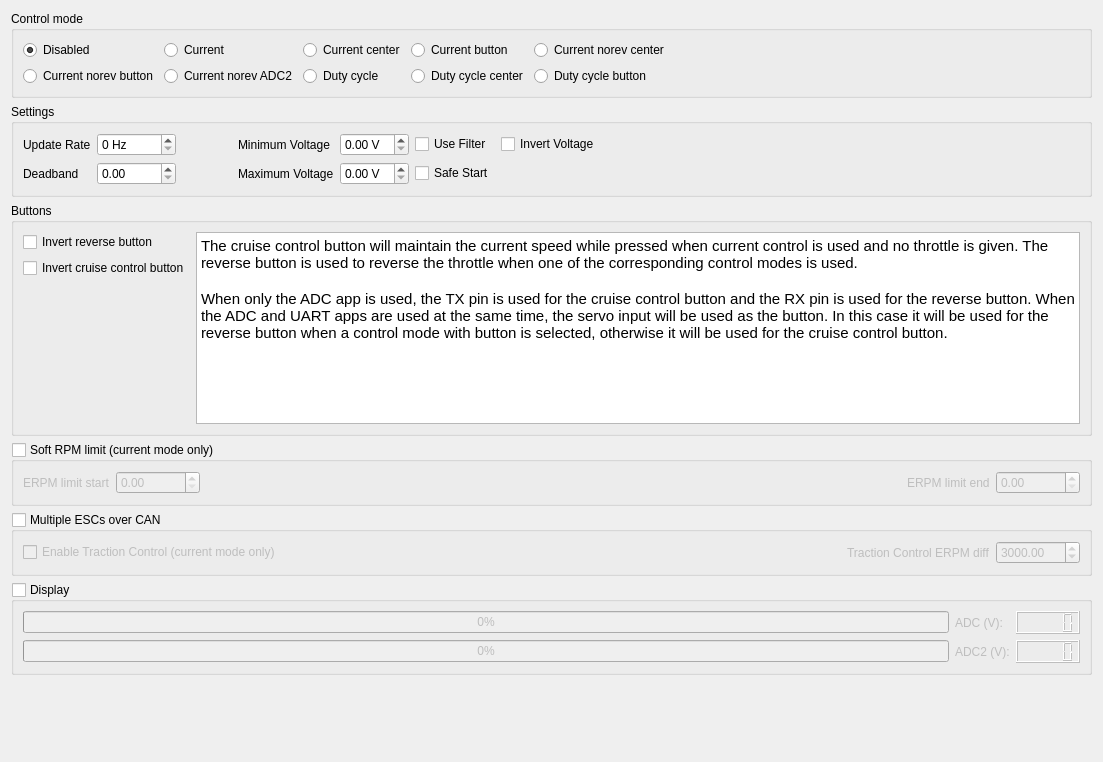
            <widget class="QWidget" name="tab_22">
             <attribute name="title">
              <string>ADC</string>
             </attribute>
             <layout class="QVBoxLayout" name="verticalLayout_16">
              <item>
               <widget class="QGroupBox" name="groupBox_31">
                <property name="title">
                 <string>Control mode</string>
                </property>
                <layout class="QHBoxLayout" name="horizontalLayout_40">
                 <item>
                  <layout class="QGridLayout" name="gridLayout_30">
                   <item row="0" column="3">
                    <widget class="QRadioButton" name="appconfAdcCurrentButtonButton">
                     <property name="text">
                      <string>Current button</string>
                     </property>
                    </widget>
                   </item>
                   <item row="0" column="0">
                    <widget class="QRadioButton" name="appconfAdcDisabledButton">
                     <property name="text">
                      <string>Disabled</string>
                     </property>
                     <property name="checked">
                      <bool>true</bool>
                     </property>
                    </widget>
                   </item>
                   <item row="0" column="4">
                    <widget class="QRadioButton" name="appconfAdcCurrentNorevCenterButton">
                     <property name="text">
                      <string>Current norev center</string>
                     </property>
                    </widget>
                   </item>
                   <item row="1" column="0">
                    <widget class="QRadioButton" name="appconfAdcCurrentNorevButtonButton">
                     <property name="text">
                      <string>Current norev button</string>
                     </property>
                    </widget>
                   </item>
                   <item row="0" column="1">
                    <widget class="QRadioButton" name="appconfAdcCurrentButton">
                     <property name="text">
                      <string>Current</string>
                     </property>
                     <property name="checked">
                      <bool>false</bool>
                     </property>
                    </widget>
                   </item>
                   <item row="0" column="2">
                    <widget class="QRadioButton" name="appconfAdcCurrentCenterButton">
                     <property name="text">
                      <string>Current center</string>
                     </property>
                    </widget>
                   </item>
                   <item row="1" column="4">
                    <widget class="QRadioButton" name="appconfAdcDutyCycleButtonButton">
                     <property name="text">
                      <string>Duty cycle button</string>
                     </property>
                    </widget>
                   </item>
                   <item row="1" column="3">
                    <widget class="QRadioButton" name="appconfAdcDutyCycleCenterButton">
                     <property name="text">
                      <string>Duty cycle center</string>
                     </property>
                    </widget>
                   </item>
                   <item row="1" column="2">
                    <widget class="QRadioButton" name="appconfAdcDutyCycleButton">
                     <property name="text">
                      <string>Duty cycle</string>
                     </property>
                    </widget>
                   </item>
                   <item row="1" column="1">
                    <widget class="QRadioButton" name="appconfAdcCurrentNorevAdcButton">
                     <property name="text">
                      <string>Current norev ADC2</string>
                     </property>
                    </widget>
                   </item>
                  </layout>
                 </item>
                 <item>
                  <spacer name="horizontalSpacer_16">
                   <property name="orientation">
                    <enum>Qt::Horizontal</enum>
                   </property>
                   <property name="sizeHint" stdset="0">
                    <size>
                     <width>411</width>
                     <height>20</height>
                    </size>
                   </property>
                  </spacer>
                 </item>
                </layout>
               </widget>
              </item>
              <item>
               <widget class="QGroupBox" name="groupBox_33">
                <property name="title">
                 <string>Settings</string>
                </property>
                <layout class="QGridLayout" name="gridLayout_33">
                 <item row="0" column="1">
                  <widget class="QSpinBox" name="appconfAdcUpdateRateBox">
                   <property name="suffix">
                    <string> Hz</string>
                   </property>
                   <property name="maximum">
                    <number>10000</number>
                   </property>
                   <property name="singleStep">
                    <number>10</number>
                   </property>
                  </widget>
                 </item>
                 <item row="1" column="1">
                  <widget class="QDoubleSpinBox" name="appconfAdcHystBox">
                   <property name="maximum">
                    <double>1.000000000000000</double>
                   </property>
                   <property name="singleStep">
                    <double>0.050000000000000</double>
                   </property>
                  </widget>
                 </item>
                 <item row="0" column="0">
                  <widget class="QLabel" name="label_78">
                   <property name="text">
                    <string>Update Rate</string>
                   </property>
                  </widget>
                 </item>
                 <item row="0" column="5">
                  <widget class="QCheckBox" name="appconfAdcFilterBox">
                   <property name="toolTip">
                    <string>&lt;html&gt;&lt;head/&gt;&lt;body&gt;&lt;p&gt;Use a median filter to reject niose. This will introduce one sample delay.&lt;/p&gt;&lt;/body&gt;&lt;/html&gt;</string>
                   </property>
                   <property name="text">
                    <string>Use Filter</string>
                   </property>
                  </widget>
                 </item>
                 <item row="1" column="0">
                  <widget class="QLabel" name="label_76">
                   <property name="text">
                    <string>Deadband</string>
                   </property>
                  </widget>
                 </item>
                 <item row="1" column="5">
                  <widget class="QCheckBox" name="appconfAdcSafeStartBox">
                   <property name="toolTip">
                    <string>&lt;html&gt;&lt;head/&gt;&lt;body&gt;&lt;p&gt;Don't give throttle unless the received output has been 0 for at leas 50 pulses. The counter is reset on boot, every time a new configuration is loaded and when a timeout occurs.&lt;/p&gt;&lt;/body&gt;&lt;/html&gt;</string>
                   </property>
                   <property name="text">
                    <string>Safe Start</string>
                   </property>
                  </widget>
                 </item>
                 <item row="0" column="2">
                  <widget class="QWidget" name="widget" native="true">
                   <property name="minimumSize">
                    <size>
                     <width>50</width>
                     <height>0</height>
                    </size>
                   </property>
                  </widget>
                 </item>
                 <item row="0" column="7">
                  <spacer name="horizontalSpacer_18">
                   <property name="orientation">
                    <enum>Qt::Horizontal</enum>
                   </property>
                   <property name="sizeHint" stdset="0">
                    <size>
                     <width>40</width>
                     <height>20</height>
                    </size>
                   </property>
                  </spacer>
                 </item>
                 <item row="0" column="4">
                  <widget class="QDoubleSpinBox" name="appconfAdcVoltageStartBox">
                   <property name="suffix">
                    <string> V</string>
                   </property>
                   <property name="maximum">
                    <double>10.000000000000000</double>
                   </property>
                   <property name="singleStep">
                    <double>0.010000000000000</double>
                   </property>
                  </widget>
                 </item>
                 <item row="0" column="3">
                  <widget class="QLabel" name="label_77">
                   <property name="text">
                    <string>Minimum Voltage</string>
                   </property>
                  </widget>
                 </item>
                 <item row="1" column="3">
                  <widget class="QLabel" name="label_75">
                   <property name="text">
                    <string>Maximum Voltage</string>
                   </property>
                  </widget>
                 </item>
                 <item row="1" column="4">
                  <widget class="QDoubleSpinBox" name="appconfAdcVoltageEndBox">
                   <property name="suffix">
                    <string> V</string>
                   </property>
                   <property name="maximum">
                    <double>20.000000000000000</double>
                   </property>
                   <property name="singleStep">
                    <double>0.010000000000000</double>
                   </property>
                  </widget>
                 </item>
                 <item row="0" column="6">
                  <widget class="QCheckBox" name="appconfAdcInvertVoltageBox">
                   <property name="text">
                    <string>Invert Voltage</string>
                   </property>
                  </widget>
                 </item>
                </layout>
               </widget>
              </item>
              <item>
               <widget class="QGroupBox" name="groupBox_36">
                <property name="title">
                 <string>Buttons</string>
                </property>
                <layout class="QGridLayout" name="gridLayout_35">
                 <item row="2" column="0">
                  <widget class="QCheckBox" name="appconfAdcInvertRevButtonBox">
                   <property name="text">
                    <string>Invert reverse button</string>
                   </property>
                  </widget>
                 </item>
                 <item row="3" column="0">
                  <widget class="QCheckBox" name="appconfAdcInvertCcButtonBox">
                   <property name="text">
                    <string>Invert cruise control button</string>
                   </property>
                  </widget>
                 </item>
                 <item row="4" column="0">
                  <spacer name="verticalSpacer_12">
                   <property name="orientation">
                    <enum>Qt::Vertical</enum>
                   </property>
                   <property name="sizeHint" stdset="0">
                    <size>
                     <width>20</width>
                     <height>40</height>
                    </size>
                   </property>
                  </spacer>
                 </item>
                 <item row="2" column="1" rowspan="3">
                  <widget class="QTextBrowser" name="textBrowser_2">
                   <property name="html">
                    <string>&lt;!DOCTYPE HTML PUBLIC &quot;-//W3C//DTD HTML 4.0//EN&quot; &quot;http://www.w3.org/TR/REC-html40/strict.dtd&quot;&gt;
&lt;html&gt;&lt;head&gt;&lt;meta name=&quot;qrichtext&quot; content=&quot;1&quot; /&gt;&lt;style type=&quot;text/css&quot;&gt;
p, li { white-space: pre-wrap; }
&lt;/style&gt;&lt;/head&gt;&lt;body style=&quot; font-family:'MS Shell Dlg 2'; font-size:8.25pt; font-weight:400; font-style:normal;&quot;&gt;
&lt;p style=&quot; margin-top:0px; margin-bottom:0px; margin-left:0px; margin-right:0px; -qt-block-indent:0; text-indent:0px;&quot;&gt;&lt;span style=&quot; font-family:'Ubuntu'; font-size:11pt;&quot;&gt;The cruise control button will maintain the current speed while pressed when current control is used and no throttle is given. The reverse button is used to reverse the throttle when one of the corresponding control modes is used.&lt;/span&gt;&lt;/p&gt;
&lt;p style=&quot;-qt-paragraph-type:empty; margin-top:0px; margin-bottom:0px; margin-left:0px; margin-right:0px; -qt-block-indent:0; text-indent:0px; font-family:'Ubuntu'; font-size:11pt;&quot;&gt;&lt;br /&gt;&lt;/p&gt;
&lt;p style=&quot; margin-top:0px; margin-bottom:0px; margin-left:0px; margin-right:0px; -qt-block-indent:0; text-indent:0px;&quot;&gt;&lt;span style=&quot; font-family:'Ubuntu'; font-size:11pt;&quot;&gt;When only the ADC app is used, the TX pin is used for the cruise control button and the RX pin is used for the reverse button. When the ADC and UART apps are used at the same time, the servo input will be used as the button. In this case it will be used for the reverse button when a control mode with button is selected, otherwise it will be used for the cruise control button.&lt;/span&gt;&lt;/p&gt;&lt;/body&gt;&lt;/html&gt;</string>
                   </property>
                  </widget>
                 </item>
                </layout>
               </widget>
              </item>
              <item>
               <widget class="QGroupBox" name="appconfAdcRpmLimBox">
                <property name="title">
                 <string>Soft RPM limit (current mode only)</string>
                </property>
                <property name="checkable">
                 <bool>true</bool>
                </property>
                <property name="checked">
                 <bool>false</bool>
                </property>
                <layout class="QGridLayout" name="gridLayout_32">
                 <item row="0" column="1">
                  <widget class="QDoubleSpinBox" name="appconfAdcRpmLimStartBox">
                   <property name="maximum">
                    <double>200000.000000000000000</double>
                   </property>
                   <property name="singleStep">
                    <double>100.000000000000000</double>
                   </property>
                  </widget>
                 </item>
                 <item row="0" column="0">
                  <widget class="QLabel" name="label_73">
                   <property name="text">
                    <string>ERPM limit start</string>
                   </property>
                  </widget>
                 </item>
                 <item row="0" column="4">
                  <widget class="QDoubleSpinBox" name="appconfAdcRpmLimEndBox">
                   <property name="maximum">
                    <double>200000.000000000000000</double>
                   </property>
                   <property name="singleStep">
                    <double>100.000000000000000</double>
                   </property>
                  </widget>
                 </item>
                 <item row="0" column="3">
                  <widget class="QLabel" name="label_74">
                   <property name="text">
                    <string>ERPM limit end</string>
                   </property>
                  </widget>
                 </item>
                 <item row="0" column="2">
                  <spacer name="horizontalSpacer_28">
                   <property name="orientation">
                    <enum>Qt::Horizontal</enum>
                   </property>
                   <property name="sizeHint" stdset="0">
                    <size>
                     <width>40</width>
                     <height>20</height>
                    </size>
                   </property>
                  </spacer>
                 </item>
                </layout>
               </widget>
              </item>
              <item>
               <widget class="QGroupBox" name="appconfAdcMultiGroup">
                <property name="title">
                 <string>Multiple ESCs over CAN</string>
                </property>
                <property name="checkable">
                 <bool>true</bool>
                </property>
                <property name="checked">
                 <bool>false</bool>
                </property>
                <layout class="QHBoxLayout" name="horizontalLayout_41">
                 <item>
                  <widget class="QCheckBox" name="appconfAdcTcBox">
                   <property name="text">
                    <string>Enable Traction Control (current mode only)</string>
                   </property>
                   <property name="checked">
                    <bool>false</bool>
                   </property>
                  </widget>
                 </item>
                 <item>
                  <spacer name="horizontalSpacer_17">
                   <property name="orientation">
                    <enum>Qt::Horizontal</enum>
                   </property>
                   <property name="sizeHint" stdset="0">
                    <size>
                     <width>40</width>
                     <height>20</height>
                    </size>
                   </property>
                  </spacer>
                 </item>
                 <item>
                  <widget class="QLabel" name="label_72">
                   <property name="text">
                    <string>Traction Control ERPM diff</string>
                   </property>
                  </widget>
                 </item>
                 <item>
                  <widget class="QDoubleSpinBox" name="appconfAdcTcErpmBox">
                   <property name="maximum">
                    <double>100000.000000000000000</double>
                   </property>
                   <property name="value">
                    <double>3000.000000000000000</double>
                   </property>
                  </widget>
                 </item>
                </layout>
               </widget>
              </item>
              <item>
               <widget class="QGroupBox" name="appconfAdcUpdateBox">
                <property name="title">
                 <string>Display</string>
                </property>
                <property name="checkable">
                 <bool>true</bool>
                </property>
                <property name="checked">
                 <bool>false</bool>
                </property>
                <layout class="QGridLayout" name="gridLayout_31">
                 <item row="0" column="0">
                  <widget class="QProgressBar" name="appconfAdcDecodedBar">
                   <property name="minimum">
                    <number>0</number>
                   </property>
                   <property name="maximum">
                    <number>1000</number>
                   </property>
                   <property name="value">
                    <number>0</number>
                   </property>
                   <property name="format">
                    <string>%p%</string>
                   </property>
                  </widget>
                 </item>
                 <item row="0" column="2">
                  <widget class="QLCDNumber" name="appconfAdcVoltageNumber">
                   <property name="value" stdset="0">
                    <double>0.000000000000000</double>
                   </property>
                  </widget>
                 </item>
                 <item row="0" column="1">
                  <widget class="QLabel" name="label_79">
                   <property name="text">
                    <string>ADC (V):</string>
                   </property>
                  </widget>
                 </item>
                 <item row="1" column="0">
                  <widget class="QProgressBar" name="appconfAdcDecodedBar2">
                   <property name="maximum">
                    <number>1000</number>
                   </property>
                   <property name="value">
                    <number>0</number>
                   </property>
                  </widget>
                 </item>
                 <item row="1" column="1">
                  <widget class="QLabel" name="lblVoltage2">
                   <property name="text">
                    <string>ADC2 (V):</string>
                   </property>
                  </widget>
                 </item>
                 <item row="1" column="2">
                  <widget class="QLCDNumber" name="appconfAdcVoltageNumber2"/>
                 </item>
                </layout>
               </widget>
              </item>
              <item>
               <spacer name="verticalSpacer_14">
                <property name="orientation">
                 <enum>Qt::Vertical</enum>
                </property>
                <property name="sizeHint" stdset="0">
                 <size>
                  <width>20</width>
                  <height>76</height>
                 </size>
                </property>
               </spacer>
              </item>
             </layout>
            </widget>
